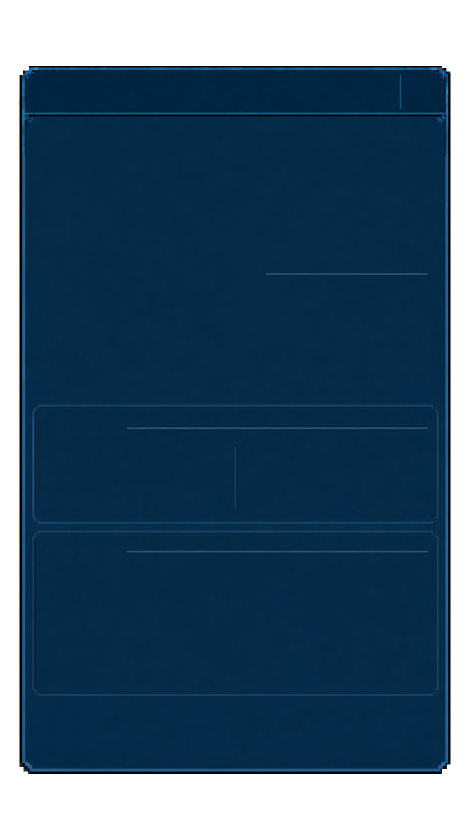
#> input picture Assets/Images/UI/01-main-panel-with-dividers.png, 941 x 1672 px (shown at 1/2 size)
$ python -i ui_visual_check.py   (imports and definitions only)
#> lines starting #> are read from the running program, lines starting #| are printed output that depends on the picture
# -*- coding: utf-8 -*-
"""UI 视觉验证：把设计图和成品图对齐到同一分辨率，输出并排图、局部放大图和叠加图。

用法：
    python Tools/ui_visual_check.py <设计图> <成品图> [输出目录] [--crop-left N] [--preset 名称] [--measure]

    --crop-left N   设计图左边有 N 像素白边时先裁掉（房间选择设计图是 19）
    --preset 名称   选区域预设：default=房间选择，strategy=探索策略，choose=探索详情；新界面在 REGION_PRESETS 里加一组即可
    --measure       额外打印两图的"蓝色边框长线 / 橙色元素"坐标，方便量化尺寸

例：
    python Tools/ui_visual_check.py C:/Users/wp/Desktop/_doc_images/img01_row81.png \
        .workbuddy/preview/RoomChooseUI_preview_v2.png \
        .workbuddy/preview/visual_check --crop-left 19 --measure

输出文件统一放在输出目录，文件名前缀 final_ / 自定义：
    01_full.png     整屏并排（缩到 0.5 便于整体看）
    00_overlay.png  两张图各 50% 叠加，看元素错位
    02~06_*.png     常用区域放大对比
    report.txt      本次参数与区域清单

约定：所有对比图都是【左设计图 / 右成品】，坐标已统一到 1080x1920。
"""
import os
import sys
from PIL import Image, ImageDraw

W, H = 1080, 1920
BG = (24, 24, 24)

# 常用检查区域：(文件名, 左,上,右,下, 放大倍数)
# 每个界面加一组预设，用 --preset 切换，不用每次改脚本
REGION_PRESETS = {
    "default": [   # 第三大点 房间选择界面
        ("02_topbar", 0, 0, 1080, 420, 1),
        ("03_title", 280, 0, 820, 200, 2),
        ("04_cards", 80, 680, 1000, 1300, 1),
        ("05_bottom", 0, 1300, 1080, 1920, 1),
        ("06_bag", 0, 180, 260, 420, 2),
    ],
    "strategy": [  # 第四大点 探索策略界面
        ("02_header_roominfo", 0, 0, 1080, 400, 1),
        ("03_roominfo", 260, 140, 830, 380, 2),
        ("04_cards", 100, 730, 1000, 1320, 1),
        ("05_bottom", 0, 1300, 1080, 1920, 1),
    ],
    "choose": [    # 第五大点 探索详情界面
        ("02_header_roominfo", 0, 0, 1080, 400, 1),
        ("03_event_float", 0, 760, 1080, 1110, 1),
        ("04_des", 0, 1090, 1080, 1510, 1),
        ("05_options", 0, 1500, 1080, 1840, 1),
        ("06_option_right", 820, 1500, 1080, 1840, 2),
    ],
}


def normalize(path, crop_left=0):
    """Excel 里抠出来的设计图常带白边、且被非等比压扁，统一拉到 1080x1920 才能直接量坐标"""
#> called with crop_left = 0
    im = Image.open(path).convert("RGB")
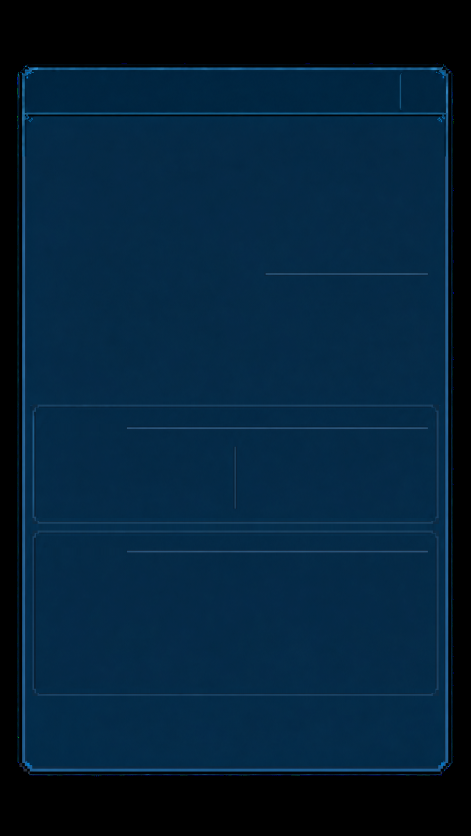
#> im: PIL image 941x1672 RGB (shown at 1/2 size); mean R, G, B 4.4, 33.6, 56.3
    if crop_left:
        im = im.crop((crop_left, 0, im.width, im.height))
    return im.resize((W, H), Image.LANCZOS)


def label(canvas, text, x, y):
    ImageDraw.Draw(canvas).text((x + 6, y + 4), text, fill=(255, 210, 90))


# [85 lines left out: functions side_by_side, bands, measure, main, not called in this run]


# [2 lines not run here, left out]

>>> result = normalize('../Assets/Images/UI/01-main-panel-with-dividers.png')

$ run again, on Assets/Images/UI/03-tab-unselected.png
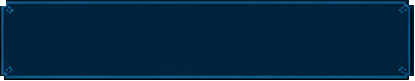
#> input picture Assets/Images/UI/03-tab-unselected.png, 415 x 81 px
#> in normalize, `return im.resize((W, H), Image.LANCZOS)`:
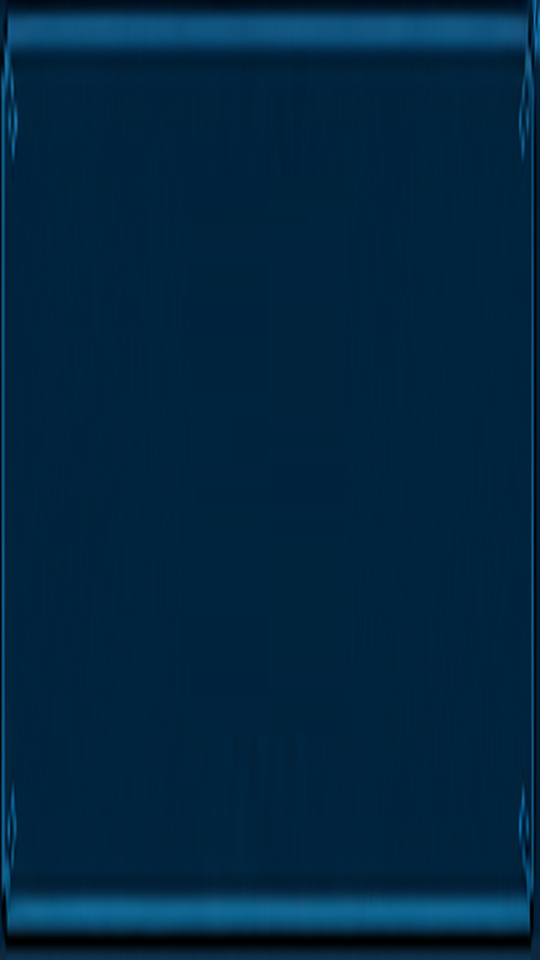
#> returned value: PIL image 1080x1920 RGB (shown at 1/2 size); mean R, G, B 1.8, 38.1, 64.1
